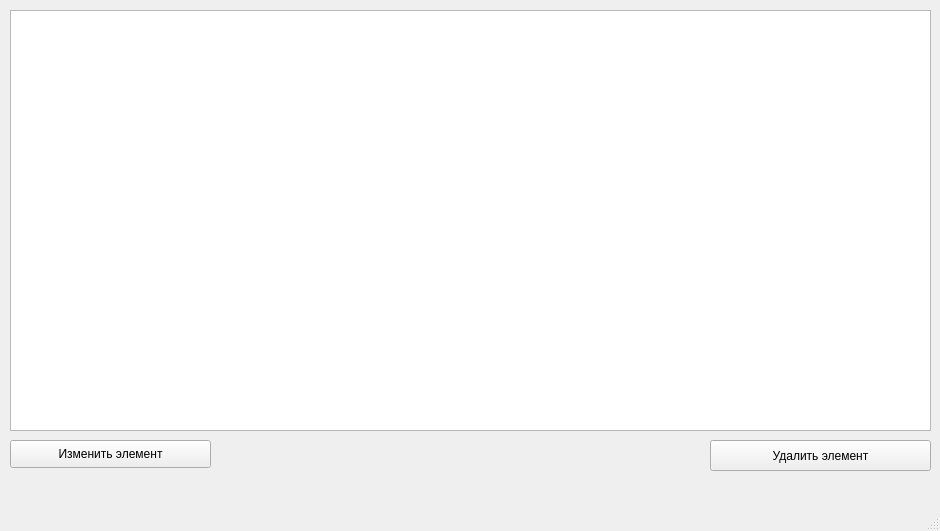
<?xml version="1.0" encoding="UTF-8"?>
<ui version="4.0">
 <class>GoodsList</class>
 <widget class="QMainWindow" name="GoodsList">
  <property name="geometry">
   <rect>
    <x>0</x>
    <y>0</y>
    <width>940</width>
    <height>531</height>
   </rect>
  </property>
  <property name="windowTitle">
   <string>Список товаров</string>
  </property>
  <widget class="QWidget" name="centralwidget">
   <widget class="QTableView" name="tableGoods">
    <property name="geometry">
     <rect>
      <x>10</x>
      <y>10</y>
      <width>921</width>
      <height>421</height>
     </rect>
    </property>
   </widget>
   <widget class="QPushButton" name="pushButton">
    <property name="geometry">
     <rect>
      <x>10</x>
      <y>440</y>
      <width>201</width>
      <height>28</height>
     </rect>
    </property>
    <property name="text">
     <string>Изменить элемент</string>
    </property>
   </widget>
   <widget class="QPushButton" name="pushButton_2">
    <property name="geometry">
     <rect>
      <x>710</x>
      <y>440</y>
      <width>221</width>
      <height>31</height>
     </rect>
    </property>
    <property name="text">
     <string>Удалить элемент</string>
    </property>
   </widget>
  </widget>
  <widget class="QMenuBar" name="menubar">
   <property name="geometry">
    <rect>
     <x>0</x>
     <y>0</y>
     <width>940</width>
     <height>26</height>
    </rect>
   </property>
  </widget>
  <widget class="QStatusBar" name="statusbar"/>
 </widget>
 <resources/>
 <connections/>
</ui>
